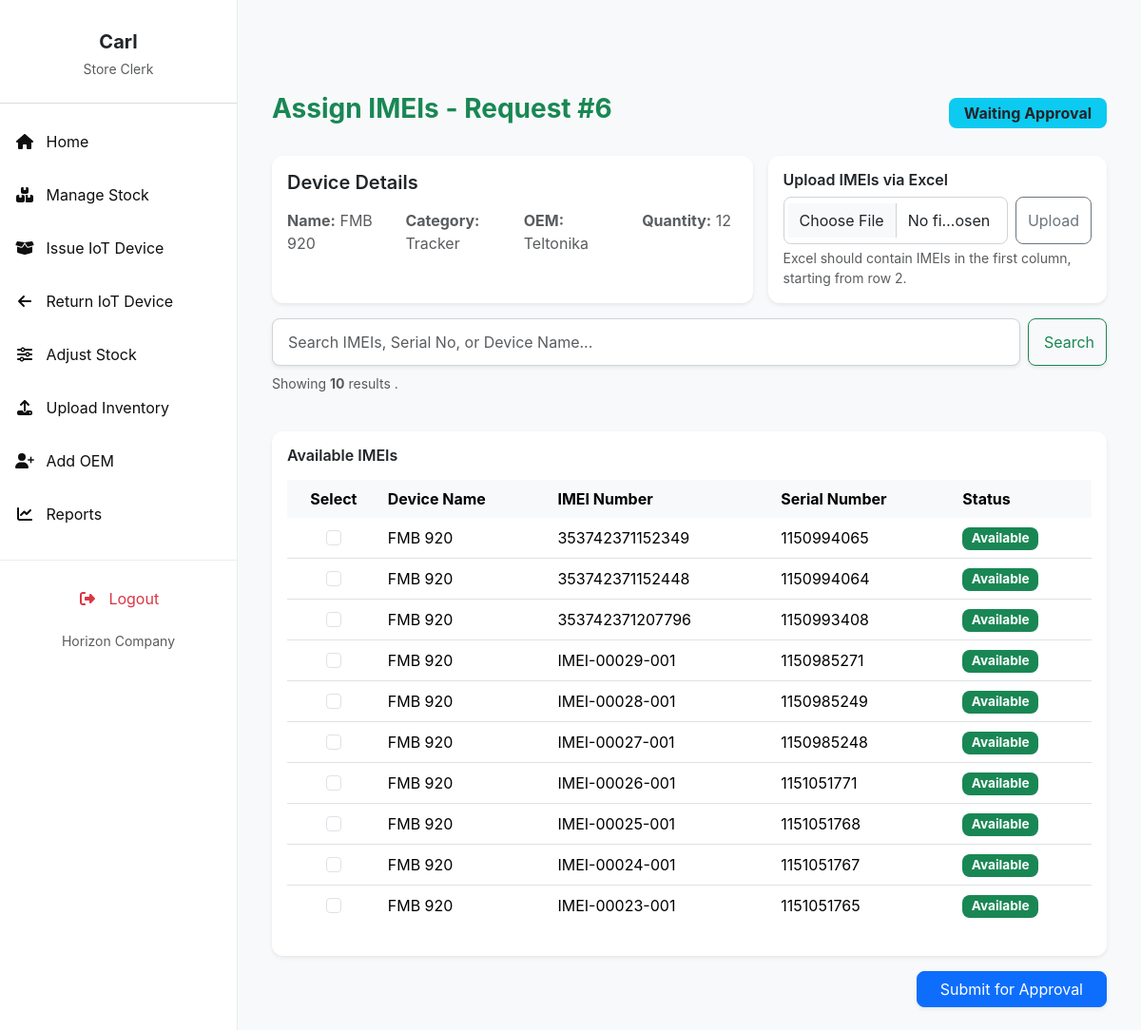
Page /select_imeis/6/ (signed in) on the earlier database version.
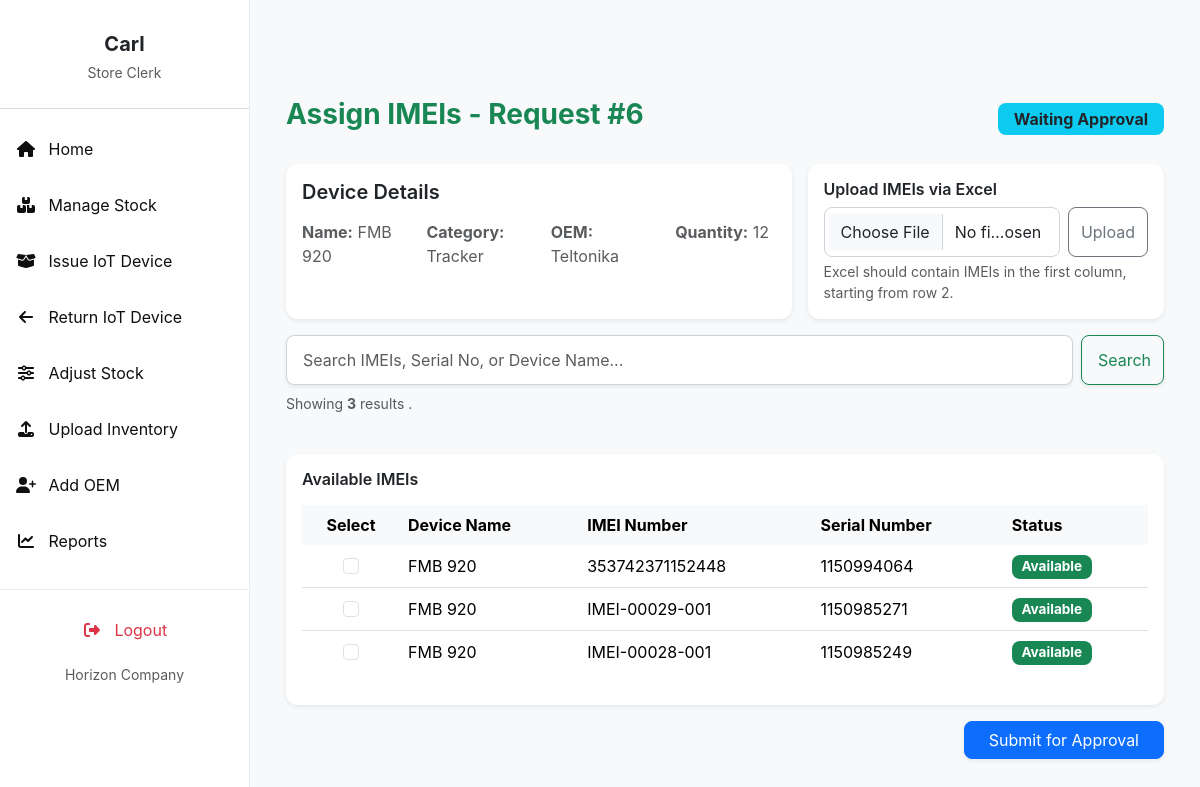
Same page on the later database version.
### invent/models.py (models this page shows, shortened)
class DeviceRequest(models.Model):
    device = models.ForeignKey("Device", on_delete=models.CASCADE, related_name="requests")
    requestor = models.ForeignKey(User, on_delete=models.CASCADE, related_name="device_requests")
    client = models.ForeignKey("Client", on_delete=models.CASCADE,
                               related_name="client_requests", null=True, blank=True)
    branch = models.ForeignKey(Branch, on_delete=models.SET_NULL, null=True, blank=True, related_name="requests")
    country = models.ForeignKey(Country, on_delete=models.SET_NULL, null=True, blank=True)
    imei_no = models.CharField(max_length=50, null=True, blank=True)
    quantity = models.PositiveIntegerField(default=1)
    reason = models.TextField(blank=True, null=True)
    application_date = models.DateField(default=timezone.now)
    payment_proof = models.FileField(upload_to="payment_proofs/", null=True, blank=True)
    STATUS_CHOICES = [
        ('Pending', 'Pending'),
        ('Approved', 'Approved'),
        ('Waiting Approval', 'Waiting Admin Approval'),
        ('Issued', 'Issued'),
        ('Rejected', 'Rejected'),
        ('Cancelled', 'Cancelled'),
        ('Partially Returned', 'Partially Returned'),
        ('Fully Returned', 'Fully Returned'),
    ]
    status = models.CharField(max_length=20, choices=STATUS_CHOICES, default='Pending')
    date_requested = models.DateTimeField(auto_now_add=True)
    date_issued = models.DateTimeField(null=True, blank=True)
    returned_quantity = models.PositiveIntegerField(default=0)
    _original_status = None
    def __init__(self, *args, **kwargs):
        super().__init__(*args, **kwargs)
        self._original_status = self.status

class Device(models.Model):
    STATUS_CHOICES = (
        ('available', 'Available'),
        ('issued', 'Issued'),
        ('returned', 'Returned'),
        ('faulty', 'Faulty'),
    )
    name = models.CharField(max_length=255)
    oem = models.ForeignKey(
        OEM,
        on_delete=models.SET_NULL,
        null=True,
        blank=False,
        related_name='devices'
    )
    product_id = models.CharField(max_length=30, blank=True)
    total_quantity = models.PositiveIntegerField(default=1)
    quantity_issued = models.PositiveIntegerField(default=0)
    imei_no = models.CharField(
        max_length=50, unique=True, null=True, blank=True)
    serial_no = models.CharField(
        max_length=50, unique=True, null=True, blank=True)
    mac_address = models.CharField(
        max_length=50, unique=True, null=True, blank=True)
    category = models.CharField(
        max_length=100, blank=True, help_text="e.g. Laptop or Router")
    manufacturer = models.CharField(max_length=100, blank=True)
    description = models.TextField(blank=True)
    branch = models.ForeignKey(
        Branch, on_delete=models.SET_NULL, null=True, blank=True)
    country = models.ForeignKey(
        Country, on_delete=models.SET_NULL, null=True, blank=True)
    status = models.CharField(
        max_length=20, choices=STATUS_CHOICES, default='available')
    class Meta:
        permissions = [
            ("can_issue_item", "Can issue device to client"),
            ("can_return_item", "Can record device returns"),
        ]

class OEM(models.Model):  # Formerly Supplier
    name = models.CharField(max_length=100, unique=True)
    contact_person = models.CharField(max_length=100, blank=True)
    phone_email = models.CharField(max_length=100, blank=True)
    address = models.CharField(max_length=255, blank=True)
    def __str__(self):
        return self.name

class DeviceIMEI(models.Model):
    device = models.ForeignKey(
        Device,
        on_delete=models.CASCADE,
        related_name='imeis'
    )
    imei_number = models.CharField(max_length=50, unique=True)
    is_available = models.BooleanField(default=True)
    added_on = models.DateTimeField(auto_now_add=True)
    class Meta:
        ordering = ['-added_on']

### invent/views.py (the view, shortened to what this page needs)
# urls.py: path('select_imeis/<int:request_id>/', views.select_imeis, name='select_imeis'),
@login_required
@permission_required('invent.can_issue_item', raise_exception=True)
def select_imeis(request, request_id):
    device_request = get_object_or_404(DeviceRequest, id=request_id)
    requested_device = device_request.device
    user = request.user
    query = request.GET.get("q", "").strip()
    available_imeis = DeviceIMEI.objects.filter(
        device__name=requested_device.name,
        device__oem=requested_device.oem,
        is_available=True,
    ).select_related('device')
    available_count = available_imeis.count()
    context = {
        'device_request': device_request,
        'available_imeis': available_imeis,
        'query': query,
        'available_count': available_count,
    }
    return render(request, 'invent/select_imeis.html', context)

### invent/context_processors.py (called while the page is built)
def user_branch(request):
    branch = None
    try:
        if request.user.is_authenticated:
            profile = getattr(request.user, 'profile', None)
            branch = getattr(profile, 'branch', None)
    except Exception:
        branch = None
    return {'user_branch': branch}

### invent/templates/invent/select_imeis.html (shortened to what this page needs)
{% extends 'invent/base_store_clerk.html' %}
{% load static %}
{% block content %}
<div class="container mt-5">
  <div class="d-flex justify-content-between align-items-center mb-4">
    <h3 class="text-primary fw-bold">Assign IMEIs - Request #{{ device_request.id }}</h3>
    <span class="badge bg-info text-dark py-2 px-3 fs-6">{{ device_request.status }}</span>
  </div>
  <div class="row mb-3 g-3">
    <div class="col-md-7">
      <div class="card shadow-sm border-0 h-100">
        <div class="card-body">
          <h5 class="card-title fw-semibold mb-3">Device Details</h5>
          <div class="row text-muted">
            <div class="col-md-3"><strong>Name:</strong> {{ device_request.device.name }}</div>
            <div class="col-md-3"><strong>Category:</strong> {{ device_request.device.category }}</div>
            <div class="col-md-3"><strong>OEM:</strong> {{ device_request.device.oem }}</div>
            <div class="col-md-3"><strong>Quantity:</strong> {{ device_request.quantity }}</div>
          </div>
        </div>
      </div>
    </div>
    <div class="col-md-5 d-flex align-items-center">
      <div class="card shadow-sm border-0 w-100">
        <div class="card-body">
          <h6 class="fw-semibold mb-2">Upload IMEIs via Excel</h6>
          <form method="POST" enctype="multipart/form-data" class="d-flex">
            <input type="file" name="upload_file" class="form-control me-2" accept=".xlsx,.xls">
            <button class="btn btn-outline-secondary" type="submit">Upload</button>
          </form>
          <small class="text-muted d-block mt-1">Excel should contain IMEIs in the first column, starting from row 2.</small>
        </div>
      </div>
    </div>
  </div>
  <div class="row mb-4">
    <div class="col-md-12">
      <form method="get" class="d-flex">
        <input
          type="text"
          name="q"
          value="{{ query }}"
          class="form-control shadow-sm me-2"
          placeholder="Search IMEIs, Serial No, or Device Name..."
        >
        <button class="btn btn-outline-primary shadow-sm">
           Search
        </button>
      </form>
      <p class="text-muted small mt-2">
        Showing <strong>{{ available_imeis|length }}</strong> result{{ available_imeis|pluralize }}
        {% if query %} for "<strong>{{ query }}</strong>"{% endif %}.
      </p>
    </div>
  </div>
  <form method="POST">
    <div class="card shadow-sm border-0">
      <div class="card-body">
        <h6 class="fw-semibold mb-3">Available IMEIs</h6>
        <div class="table-responsive">
          <table class="table table-hover align-middle">
            <thead class="table-light">
              <tr>
                <th scope="col" class="text-center">Select</th>
                <th scope="col">Device Name</th>
                <th scope="col">IMEI Number</th>
                <th scope="col">Serial Number</th>
                <th scope="col">Status</th>
              </tr>
            </thead>
            <tbody>
              {% for imei in available_imeis %}
              <tr class="align-middle">
                <td class="text-center">
                  <input class="form-check-input select-checkbox" type="checkbox" name="selected_imeis" value="{{ imei.id }}">
                </td>
                <td>{{ imei.device.name }}</td>
                <td>{{ imei.imei_number }}</td>
                <td>{{ imei.device.serial_no|default:"—" }}</td>
                <td>
                  {% if imei.is_available %}
                    <span class="badge bg-success">Available</span>
                  {% else %}
                    <span class="badge bg-secondary">Unavailable</span>
                  {% endif %}
                </td>
              </tr>
              {% empty %}
              <tr>
                <td colspan="5" class="text-center text-muted py-4">
                  No available IMEIs found{% if query %} for "<strong>{{ query }}</strong>"{% endif %}.
                </td>
              </tr>
              {% endfor %}
            </tbody>
          </table>
        </div>
      </div>
    </div>
    <div class="text-end mt-3">
      <button type="submit" class="btn btn-primary px-4 shadow-sm">
        Submit for Approval
      </button>
    </div>
  </form>
</div>
{% endblock content %}

### invent/templates/invent/base_store_clerk.html (shortened to what this page needs)
<!DOCTYPE html>
<html lang="en">
    {% if user_branch %}
  <span class="badge bg-info text-dark">Branch: {{ user_branch.name }}</span>
{% else %}
  <span class="text-muted">Branch: Unassigned</span>
{% endif %}
<head>
    <link href="https://cdn.jsdelivr.net/npm/bootstrap@5.3.3/dist/css/bootstrap.min.css" rel="stylesheet">
    <link href="https://cdnjs.cloudflare.com/ajax/libs/font-awesome/6.4.0/css/all.min.css" rel="stylesheet">
    <link href="https://cdn.jsdelivr.net/npm/select2@4.1.0-rc.0/dist/css/select2.min.css" rel="stylesheet" />
    <link href="https://cdn.jsdelivr.net/npm/select2-bootstrap-5-theme@1.3.0/dist/select2-bootstrap-5-theme.min.css" rel="stylesheet" />
</head>
<body>
    <nav id="sidebarMenu" class="sidebar-wrapper collapse d-md-block">
        <div class="sidebar-content">
            <div class="text-center mb-4 pt-3">
                <h5 class="fw-bold mb-1 text-dark">{{ user.first_name|default:user.username }}</h5>
                <small class="text-muted">Store Clerk</small>
            </div>
            <hr class="border-secondary opacity-25" />
            <ul class="nav flex-column">
                <li class="nav-item mb-2">
                    <a class="nav-link {% if request.resolver_match.url_name == 'store_clerk_dashboard' %}active{% endif %}" href="{% url 'store_clerk_dashboard' %}">
                       <i class="fas fa-fw fa-home me-2"></i> Home
                    </a>
                </li>
                <li class="nav-item mb-2">
                    <a class="nav-link {% if request.resolver_match.url_name == 'manage_stock' %}active{% endif %}" href="{% url 'manage_stock' %}">
                        <i class="fas fa-fw fa-boxes me-2"></i> Manage Stock
                    </a>
                </li>
                <li class="nav-item mb-2 d-flex justify-content-between align-items-center">
                    <a class="nav-link {% if request.resolver_match.url_name == 'issue_device' %}active{% endif %}" href="{% url 'issue_device' %}">
                        <i class="fas fa-fw fa-box-open me-2"></i> Issue IoT Device
                    </a>
                </li>
                <li class="nav-item mb-2">
                    <a class="nav-link {% if request.resolver_match.url_name == 'return_device' %}active{% endif %}" href="{% url 'return_device' %}">
                        <i class="fas fa-fw fa-arrow-left me-2"></i> Return IoT Device
                    </a>
                </li>
                <li class="nav-item mb-2">
                    <a class="nav-link {% if request.resolver_match.url_name == 'adjust_stock' %}active{% endif %}" href="{% url 'adjust_stock' %}">
                        <i class="fas fa-fw fa-sliders-h me-2"></i> Adjust Stock
                    </a>
                </li>
                <li class="nav-item mb-2">
                    <a class="nav-link {% if 'admin:invent_device_changelist' in request.resolver_match.view_name %}active{% endif %}" href="{% url 'admin:invent_device_changelist' %}">
                        <i class="fas fa-fw fa-upload me-2"></i> Upload Inventory
                    </a>
                </li>
                <li class="nav-item mb-2">
                    <a class="nav-link {% if request.resolver_match.url_name == 'add_oem' %}active{% endif %}" href="{% url 'add_oem' %}">
                        <i class="fas fa-fw fa-user-plus me-2"></i> Add OEM
                    </a>
                </li>
                <li class="nav-item mb-2">
                    <a class="nav-link {% if request.resolver_match.url_name == 'reports' %}active{% endif %}" href="{% url 'reports' %}">
                        <i class="fas fa-fw fa-chart-line me-2"></i> Reports
                    </a>
                </li>
            </ul> </div>
        <div class="sidebar-bottom">
            <ul class="nav flex-column mb-2">
                <li class="nav-item">
                    <a class="nav-link text-danger logout-link" href="{% url 'logout' %}">
                        <i class="fas fa-fw fa-right-from-bracket me-2"></i> Logout
                    </a>
                </li>
            </ul>
            <small class="text-muted">Horizon Company</small>
        </div>
    </nav>
    <main class="main-content">
        {% block content %}{% endblock %}
    </main>
</body>
</html>

### invent/templates/invent/base_store_clerk.html (style rules this page uses)
:root { --bs-primary: #198754; --bs-primary-rgb: 25, 135, 84; --bs-btn-primary-color: #fff; --bs-btn-primary-bg: var(--bs-primary); --bs-btn-primary-border-color: var(--bs-primary); --bs-btn-primary-hover-bg: #157347; --bs-btn-primary-hover-border-color: #146c43; --bs-btn-primary-active-bg: #13653f; --bs-btn-primary-active-border-color: #125f3c; --bs-link-color: var(--bs-primary); --bs-link-hover-color: #157347; --sidebar-bg: white; --sidebar-text: #0f0f0f; --sidebar-active: #178526; --sidebar-hover: #15b33c; }
body { font-family: 'Inter', sans-serif; background-color: #f8f9fa; margin: 0; }
.sidebar-wrapper { position: fixed; top: 0; bottom: 0; left: 0; width: 250px; background-color: var(--sidebar-bg); color: var(--sidebar-text); border-right: 1px solid #e9ecef; z-index: 1030; display: flex; flex-direction: column; }
.sidebar-content { flex-grow: 1; overflow-y: auto; padding-top: 1rem; padding-bottom: 1rem; max-height: calc(100vh - 120px); scrollbar-width: thin; scrollbar-color: var(--bs-primary) #f1f1f1; }
.sidebar-wrapper .nav-link { color: var(--sidebar-text); padding: 0.75rem 1rem; border-radius: 0.5rem; transition: background-color 0.2s ease, color 0.2s ease; }
.sidebar-wrapper .nav-link.text-danger { color: #dc3545 !important; }
.sidebar-bottom { padding-top: 1rem; padding-bottom: 1rem; text-align: center; border-top: 1px solid #e9ecef; }
.main-content { margin-left: 250px; padding: 1.5rem; min-height: 100vh; overflow-x: hidden; transition: margin-left 0.3s ease-in-out; }
.card { border-radius: 0.75rem; border: none; }
.btn { border-radius: 0.5rem; }
.btn-outline-primary { --bs-btn-color: var(--bs-primary); --bs-btn-border-color: var(--bs-primary); --bs-btn-hover-color: #fff; --bs-btn-hover-bg: var(--bs-primary); --bs-btn-hover-border-color: var(--bs-primary); --bs-btn-active-color: #fff; --bs-btn-active-bg: var(--bs-primary); --bs-btn-active-border-color: var(--bs-primary); --bs-btn-disabled-color: var(--bs-primary); --bs-btn-disabled-bg: transparent; --bs-btn-disabled-border-color: var(--bs-primary); --bs-gradient: none; }
.badge { border-radius: 0.5rem; padding: 0.4em 0.7em; font-size: 0.85em; }
.table thead th { border-bottom: none; }
.table tbody tr:last-child td { border-bottom: none; }
.form-control, .form-select { border-radius: 0.5rem; border-color: #ced4da; padding: 0.75rem 1rem; }

Differences in the rows shown:
removed DeviceIMEI: device.name "FMB 920", imei_number "353742371152349", device.serial_no "1150994065", is_available "Available"
removed DeviceIMEI: device.name "FMB 920", imei_number "353742371207796", device.serial_no "1150993408", is_available "Available"
removed DeviceIMEI: device.name "FMB 920", imei_number "IMEI-00027-001", device.serial_no "1150985248", is_available "Available"
removed DeviceIMEI: device.name "FMB 920", imei_number "IMEI-00026-001", device.serial_no "1151051771", is_available "Available"
removed DeviceIMEI: device.name "FMB 920", imei_number "IMEI-00025-001", device.serial_no "1151051768", is_available "Available"
removed DeviceIMEI: device.name "FMB 920", imei_number "IMEI-00024-001", device.serial_no "1151051767", is_available "Available"
removed DeviceIMEI: device.name "FMB 920", imei_number "IMEI-00023-001", device.serial_no "1151051765", is_available "Available"
Other differences:
{{ available_imeis|length }}: "10" → "3"
